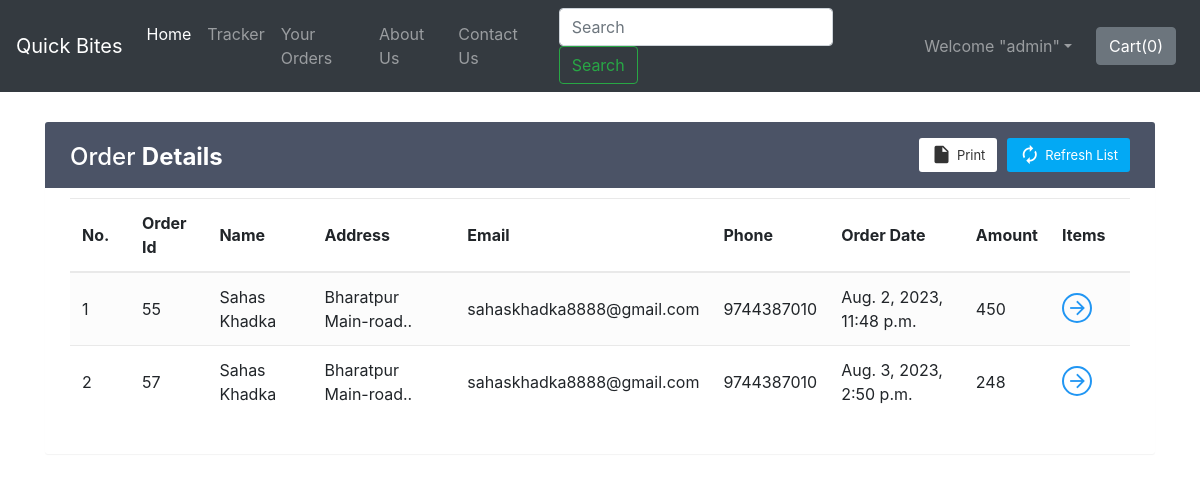
Screenshot of /shop/orderView/ (signed in) with the database file from the repository.
### shop/views.py (the view)
def orderView(request):
    if request.user.is_authenticated:
        current_user = request.user
        orderHistory = Orders.objects.filter(userId=current_user.id)
        if len(orderHistory) == 0:
            messages.info(request, "You have not ordered.")
            return render(request, 'shop/orderView.html')
        return render(request, 'shop/orderView.html', {'orderHistory': orderHistory})
    return render(request, 'shop/orderView.html')

### shop/templates/shop/orderView.html (shortened to what this page needs)
{% extends 'shop/basic.html' %}
{% block body %}
{% if user.is_authenticated %}
<div class="container" id="cont">
    <div class="table-wrapper">
        <div class="table-title">
            <div class="row">
                <div class="col-sm-4">
                    <h2>Order <b>Details</b></h2>
                </div>
                <div class="col-sm-8">
                    <a href="" class="btn btn-primary"><i class="material-icons">&#xE863;</i> <span>Refresh List</span></a>
                    <a href="#" onclick="window.print()" class="btn btn-info"><i class="material-icons">&#xE24D;</i> <span>Print</span></a>
                </div>
            </div>
        </div>
        <table class="table table-striped table-hover">
            <thead>
                <tr>
                    <th>No.</th>
                    <th>Order Id</th>
                    <th>Name</th>
                    <th>Address</th>
                    <th>Email</th>
                    <th>Phone</th>
                    <th>Order Date</th>
                    <th>Amount</th>
                    <th>Items</th>
                </tr>
            </thead>
            <tbody>
                {% for i in orderHistory %}
                <tr>
                    <td class="count"></td>
                    <td>{{i.order_id}}</td>
                    <td>{{i.name}}</td>
                    <td data-toggle="tooltip" title="{{i.address}}">{{i.address|slice:"0:25"}}..</td>
                    <td>{{i.email}}</td>
                    <td>{{i.phone}}</td>
                    <td>{{i.timestamp}}</td>
                    <td>{{i.amount}}</td>
                    <td><a href="#" id="click{{i.order_id}}" class="view" title="View Details"><i class="material-icons">&#xE5C8;</i></a></td>
                </tr>
                {% endfor %}
            </tbody>
        </table>
    </div>
</div>
{% else %}
    <div id="cont2">
        <div class="alert alert-info">
            <font style="font-size:22px"><center>You need to <strong><a class="alert-link" data-toggle="modal" data-target="#loginModal">Login</a></strong></center></font>
        </div>
    </div>
{% endif %}
{% endblock %}

### shop/templates/shop/basic.html (shortened to what this page needs)
<!doctype html>
<html lang="en">
  <head>
    <link rel="stylesheet" href="https://stackpath.bootstrapcdn.com/bootstrap/4.2.1/css/bootstrap.min.css">
    <link rel="stylesheet" href="https://stackpath.bootstrapcdn.com/bootstrap/4.3.1/css/bootstrap.min.css">
    <link rel="stylesheet" href="https://use.fontawesome.com/releases/v5.8.2/css/all.css">
  </head>
  <body>
    <nav class="navbar navbar-expand-lg navbar-dark bg-dark">
      <a class="navbar-brand" href="/shop">Quick Bites</a>
      <div class="collapse navbar-collapse" id="navbarSupportedContent">
        <ul class="navbar-nav mr-auto">
          <li class="nav-item active">
            <a class="nav-link" href="/shop">Home <span class="sr-only">(current)</span></a>
          </li>
          <li class="nav-item">
            <a class="nav-link" href="/shop/tracker">Tracker</a>
          </li>
          <li class="nav-item">
            <a class="nav-link" href="/shop/orderView/">Your Orders</a>
          </li>
          <li class="nav-item">
            <a class="nav-link" href="/shop/about">About Us</a>
          </li>
          <li class="nav-item">
            <a class="nav-link" href="/shop/contact">Contact Us</a>
          </li>
        </ul>
        <form method="get" action="/shop/search" class="form-inline my-2 my-lg-0 mx-3">
          <input class="form-control mr-sm-2" type="search" name="search" id="search" placeholder="Search" aria-label="Search" required>
          <button class="btn btn-outline-success my-2 my-sm-0" type="submit">Search</button>
        </form>
        {% if user.is_authenticated %}
        <ul class="navbar-nav mr-2">
          <li class="nav-item dropdown">
            <a class="nav-link dropdown-toggle" href='#' id="navbarDropdown" role="button" data-toggle="dropdown"> Welcome "{{request.user}}"</a>
          </li>
        </ul>
        {% else %}
        <button type="button" class="btn btn-success mx-2" data-toggle="modal" data-target="#loginModal">Login</button>
        <button type="button" class="btn btn-success mx-2" data-toggle="modal" data-target="#signupModal">SignUp</button>
        {% endif %}
        <button type="button" class="btn btn-secondary mx-2" id="popcart" data-container="body" data-html="true" data-toggle="popover" title="MyCart" data-placement="bottom" data-content="Bottom popover">
          Cart(<span id="cart">0</span>)
        </button>
      </div>
    </nav>
    {% block body %} {% endblock %}
  </body>
</html>

### rows the page displays
Orders: order_id "55", name "Sahas Khadka", address "Bharatpur Main-road", email "sahaskhadka8888@gmail.com", phone "9744387010", timestamp "Aug. 2, 2023, 11:48 p.m.", amount "450"
Orders: order_id "57", name "Sahas Khadka", address "Bharatpur Main-road", email "sahaskhadka8888@gmail.com", phone "9744387010", timestamp "Aug. 3, 2023, 2:50 p.m.", amount "248"

### other values shown
{{ request.user }} "admin"
